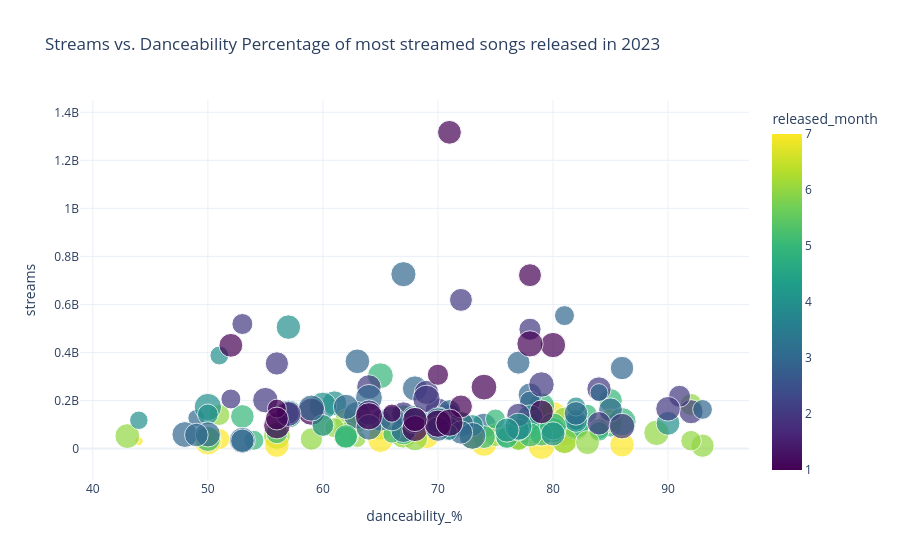

Source (notebook cell):
### Code cell
#let's test scatterplot
stream_vs_danceability(df, 2023)

### Figure 1 — Plotly figure (JSON) as saved in the notebook; plotly's stock layout.template omitted (floating-point values rounded to 4 significant figures; data arrays with more than 128 entries replaced by an {"elided": "..."} marker saying what was removed)
{"data": [{"customdata": {"elided": "175x1 str values"}, "hovertemplate": "<b>%{hovertext}</b><br><br>danceability_%=%{x}<br>streams=%{y}<br>energy_%=%{marker.size}<br>artist(s)_name=%{customdata[0]}<br>released_month=%{marker.color}<extra></extra>", "hovertext": {"elided": "175 str values"}, "legendgroup": "", "marker": {"color": {"elided": "175 int values"}, "coloraxis": "coloraxis", "size": {"elided": "175 int values"}, "sizemode": "area", "sizeref": 0.24, "symbol": "circle"}, "mode": "markers", "name": "", "orientation": "v", "showlegend": false, "type": "scatter", "x": {"elided": "175 int values"}, "xaxis": "x", "y": {"elided": "175 int values"}, "yaxis": "y"}], "layout": {"coloraxis": {"autocolorscale": false, "colorbar": {"title": {"text": "released_month"}}, "colorscale": [[0, "#440154"], [0.1111, "#482878"], [0.2222, "#3e4989"], [0.3333, "#31688e"], [0.4444, "#26828e"], [0.5556, "#1f9e89"], [0.6667, "#35b779"], [0.7778, "#6ece58"], [0.8889, "#b5de2b"], [1, "#fde725"]]}, "legend": {"itemsizing": "constant", "tracegroupgap": 0}, "title": {"text": "Streams vs. Danceability Percentage of most streamed songs released in 2023"}, "xaxis": {"anchor": "y", "domain": [0, 1], "title": {"text": "danceability_%"}}, "yaxis": {"anchor": "x", "domain": [0, 1], "title": {"text": "streams"}}}}
